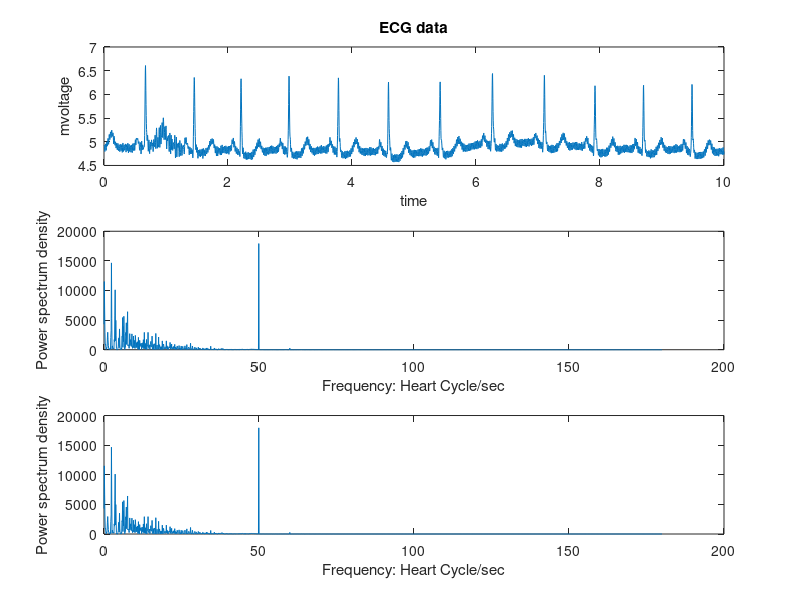
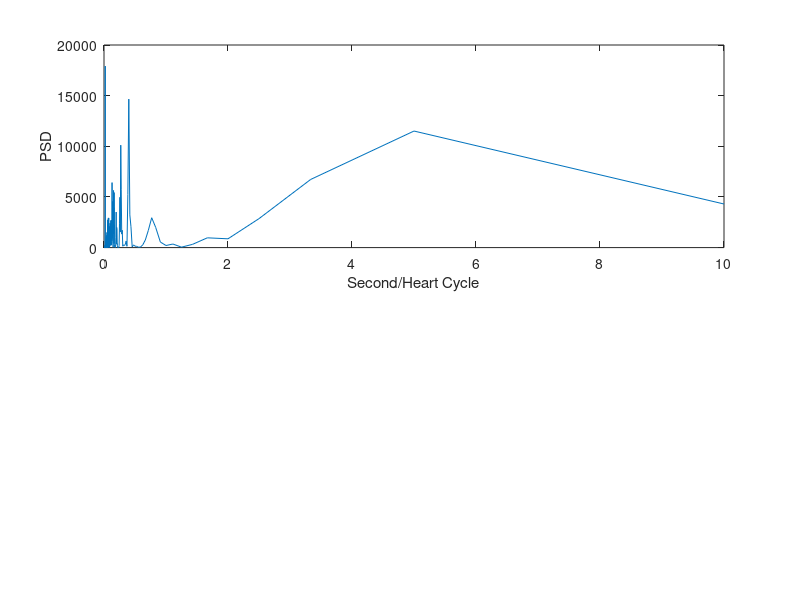

Write MATLAB code to recreate these figures, in order.
load('101noise.mat') %get val from pacemaker  rhytm, 1x3600
%gain = 200
val = signalNoise/200; %mV
data = val(1,1:3600); %get data at row 1, 3600 column
fs = 360; %360Hz
time_axis = (1:length(data))/fs; %10s 3600/360=10s
figure(1)
subplot(3,1,1); %2 row 1 column
plot(time_axis,data); %show ECG signal
xlabel('time')
ylabel('mvoltage')
title('ECG data')
change=fft(data); %furio transform
length_change=length(change);
change(1)=[];
power1=abs(change(1:floor(length_change/2))).^2;
power2=abs(change(1:floor(length_change/2))).^2;
fred=linspace(0,fs/2,floor(length_change/2));
subplot(3,1,2);
plot(fred,power2);

xlabel('Frequency: Heart Cycle/sec')
ylabel('Power spectrum density')
subplot(3,1,3);
plot(fred,power1);

xlabel('Frequency: Heart Cycle/sec')
ylabel('Power spectrum density')

numsPeaks=12;
fprintf('heart rate: %f bpm ', numsPeaks*6);

maxfreq = fs/2;                   
freq = (1:length_change/2)/(length_change/2)*maxfreq;

figure(2)
period = 1./freq;
subplot(2,1,1);
plot(period,power1);

 %zoom in on max power
xlabel('Second/Heart Cycle')
ylabel('PSD')







